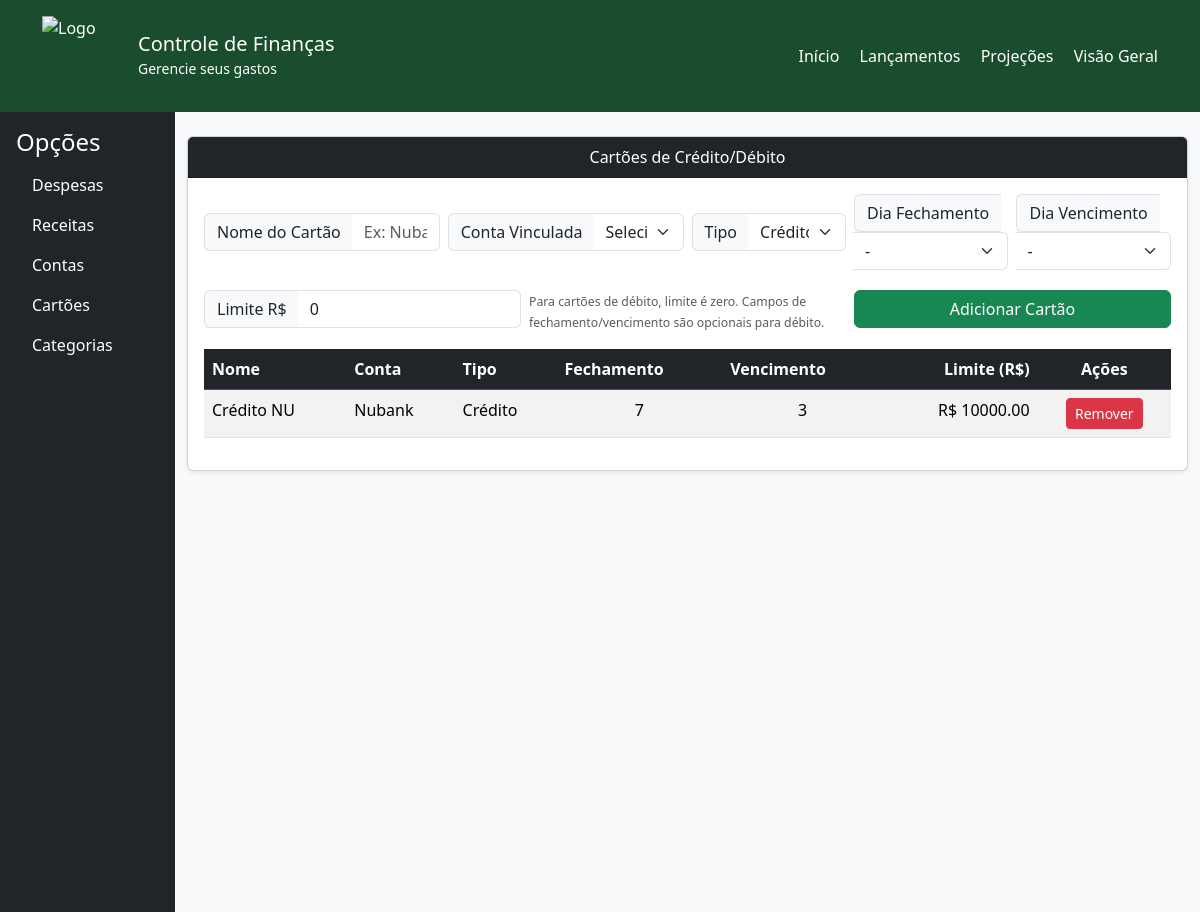
/lancamentosCartao, run on the app's committed database.
### tables this page shows
CREATE TABLE cartoes (
                        id INTEGER PRIMARY KEY AUTOINCREMENT,
                        nome TEXT NOT NULL UNIQUE,
                        conta INTEGER NOT NULL,
                        tipo_pagamento TEXT CHECK(tipo_pagamento IN ('credito', 'debito', 'multiplo')),
                        data_vencimento INTEGER,
                        dias_fechamento INTEGER,
                        limite REAL DEFAULT 0,
                        FOREIGN KEY (conta) REFERENCES contas(id)
                    );

CREATE TABLE contas (
                        id INTEGER PRIMARY KEY AUTOINCREMENT,
                        nome TEXT UNIQUE NOT NULL,
                        saldo REAL DEFAULT 0
                    );

### app.py (the view)
@app.route('/lancamentosCartao')
def lancamentosCartao():
    with get_db() as conn:
        c = conn.cursor()
        c.execute("""
            SELECT ca.id, ca.nome, co.nome AS conta_nome,
                   ca.dias_fechamento, ca.data_vencimento, ca.tipo_pagamento, ca.limite
            FROM cartoes ca
            LEFT JOIN contas co ON ca.conta = co.id
            ORDER BY ca.nome
        """)
        cartoes = [list(r) for r in c.fetchall()]
        c.execute("SELECT id, nome FROM contas ORDER BY nome")
        contas = [list(r) for r in c.fetchall()]
    return render_template('lancamentosCartao.html', cartoes=cartoes, contas=contas)

### app.py (called while the page is built)
def get_db():
    conn = sqlite3.connect(DB, check_same_thread=False)
    conn.row_factory = sqlite3.Row
    return conn

### templates/lancamentosCartao.html (shortened to what this page needs)
<!DOCTYPE html>
<html lang="pt-br">
<head>
    <link href="https://cdn.jsdelivr.net/npm/bootstrap@5.3.3/dist/css/bootstrap.min.css" rel="stylesheet">
</head>
<body class="bg-light">
    <header class="text-white py-3" style="background-color: #1A4D2E;">
        <div class="container d-flex align-items-center justify-content-between">
            <div class="d-flex align-items-center">
                <img src="https://raw.githubusercontent.com/CaioFerAmorim/controle-financas/e24343c1468b7c5f06a8230f0913f834dab0635b/static/img/logoWildMoney.png"
                    alt="Logo" class="me-3" style="width:80px; height:80px;">
                <div>
                    <h1 class="h5 mb-0">Controle de Finanças</h1>
                    <small>Gerencie seus gastos</small>
                </div>
            </div>
            <nav>
                <a href="{{ url_for('index') }}" class="text-white text-decoration-none me-3">Início</a>
                <a href="{{ url_for('lancamentos') }}" class="text-white text-decoration-none me-3">Lançamentos</a>
                <a href="{{ url_for('projecoes') }}" class="text-white text-decoration-none me-3">Projeções</a>
                <a href="{{ url_for('visaoGeral') }}" class="text-white text-decoration-none">Visão Geral</a>
            </nav>
        </div>
    </header>
    <div class="d-flex">
        <nav class="bg-dark text-white vh-100 p-3" style="width: 200px;">
            <h4>Opções</h4>
            <ul class="nav flex-column">
                <li class="nav-item"><a href="{{ url_for('lancamentos') }}" class="nav-link text-white">Despesas</a>
                </li>
                <li class="nav-item"><a href="{{ url_for('lancamentosReceita') }}"
                        class="nav-link text-white">Receitas</a></li>
                <li class="nav-item"><a href="{{ url_for('lancamentosConta') }}" class="nav-link text-white">Contas</a>
                </li>
                <li class="nav-item"><a href="{{ url_for('lancamentosCartao') }}"
                        class="nav-link text-white">Cartões</a></li>
                <li class="nav-item"><a href="{{ url_for('lancamentosCategorias') }}"
                        class="nav-link text-white">Categorias</a></li>
            </ul>
        </nav>
        <div class="container mt-4">
            <div class="row g-4">
                <div class="col-md-12">
                    <div class="card shadow-sm">
                        <div class="card-header bg-dark text-white text-center">Cartões de Crédito/Débito</div>
                        <div class="card-body">
                            <form id="formCartoes" class="mb-3">
                                <div class="row g-2 align-items-center">
                                    <div class="col-md-3">
                                        <div class="input-group">
                                            <span class="input-group-text bg-light border-end-0 small">Nome do
                                                Cartão</span>
                                            <input type="text" class="form-control border-start-0" id="nomeCartao"
                                                placeholder="Ex: Nubank, Itaú..." required>
                                        </div>
                                    </div>
                                    <div class="col-md-3">
                                        <div class="input-group">
                                            <span class="input-group-text bg-light border-end-0 small">Conta
                                                Vinculada</span>
                                            <select class="form-select border-start-0" id="conta" required>
                                                <option value="">Selecione...</option>
                                            </select>
                                        </div>
                                    </div>
                                    <div class="col-md-2">
                                        <div class="input-group">
                                            <span class="input-group-text bg-light border-end-0 small">Tipo</span>
                                            <select class="form-select border-start-0" id="tipoPagamento" required>
                                                <option value="credito">Crédito</option>
                                            </select>
                                        </div>
                                    </div>
                                    <div class="col-md-2">
                                        <div class="input-group">
                                            <span class="input-group-text bg-light border-end-0 small">Dia
                                                Fechamento</span>
                                            <select class="form-select border-start-0" id="diasFechamento">
                                                <option value="">-</option>
                                            </select>
                                        </div>
                                    </div>
                                    <div class="col-md-2">
                                        <div class="input-group">
                                            <span class="input-group-text bg-light border-end-0 small">Dia
                                                Vencimento</span>
                                            <select class="form-select border-start-0" id="dataVencimento">
                                                <option value="">-</option>
                                            </select>
                                        </div>
                                    </div>
                                </div>
                                <div class="row g-2 mt-2 align-items-center">
                                    <div class="col-md-4">
                                        <div class="input-group">
                                            <span class="input-group-text bg-light border-end-0 small">Limite R$</span>
                                            <input type="number" class="form-control border-start-0" id="limite"
                                                placeholder="0,00" step="0.01" value="0">
                                        </div>
                                    </div>
                                    <div class="col-md-4">
                                        <div class="form-text">
                                            <small>Para cartões de débito, limite é zero. Campos de
                                                fechamento/vencimento são opcionais para débito.</small>
                                        </div>
                                    </div>
                                    <div class="col-md-4">
                                        <button type="submit" class="btn btn-success w-100">Adicionar Cartão</button>
                                    </div>
                                </div>
                            </form>
                            <table class="table table-striped table-hover">
                                <thead class="table-dark">
                                    <tr>
                                        <th>Nome</th>
                                        <th>Conta</th>
                                        <th>Tipo</th>
                                        <th>Fechamento</th>
                                        <th>Vencimento</th>
                                        <th class="text-end">Limite (R$)</th>
                                        <th class="text-center">Ações</th>
                                    </tr>
                                </thead>
                                <tbody id="tabelaCartoes">
                                    {% for cartao in cartoes %}
                                    <tr data-id="{{ cartao[0] }}">
                                        <td>{{ cartao[1] }}</td>
                                        <td>{{ cartao[2] }}</td>
                                        <td>
                                            {% if cartao[5] == 'credito' %}
                                            Crédito
                                            {% elif cartao[5] == 'debito' %}
                                            Débito
                                            {% else %}
                                            Múltiplo
                                            {% endif %}
                                        </td>
                                        <td class="text-center">
                                            {% if cartao[3] %}
                                            {{ cartao[3] }}
                                            {% else %}
                                            -
                                            {% endif %}
                                        </td>
                                        <td class="text-center">
                                            {% if cartao[4] %}
                                            {{ cartao[4] }}
                                            {% else %}
                                            -
                                            {% endif %}
                                        </td>
                                        <td class="text-end">R$ {{ "%.2f"|format(cartao[6]) }}</td>
                                        <td class="text-center">
                                            <button class="btn btn-danger btn-sm btn-remover-cartao">Remover</button>
                                        </td>
                                    </tr>
                                    {% endfor %}
                                </tbody>
                            </table>
                        </div>
                    </div>
                </div>
            </div>
        </div>
    </div>
</body>
</html>

### data on the page
cartoes: nome "Crédito NU", nome "Nubank", tipo_pagamento "Crédito", dias_fechamento "7", data_vencimento "3", limite "10000.00"
